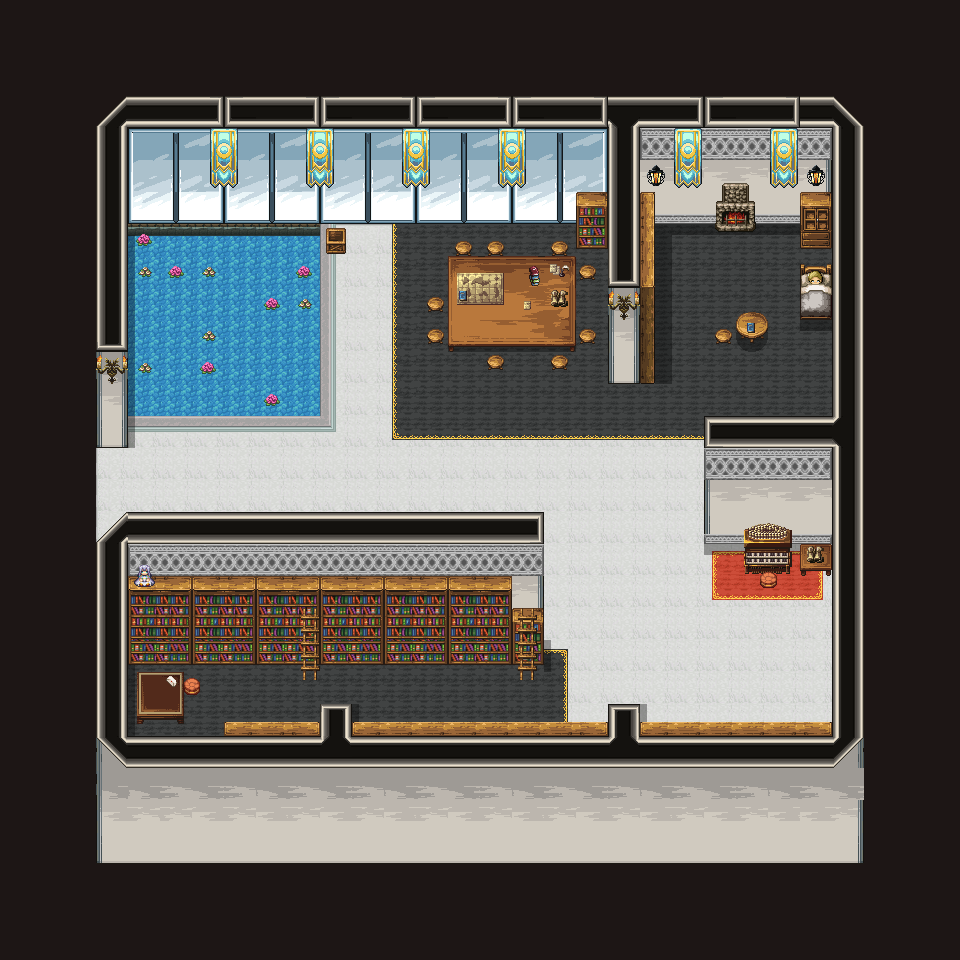

A 2D game scene composited from a Tiled map and its tileset images. What follows is a short description and the map's XML, with each tile layer's data collapsed to a summary:
An orthogonal 30x30 tile map with 32x32 px tiles, 16 tile layers (black, floor, carpet, wall1, ...).

<map version="1.10" tiledversion="1.10.1" orientation="orthogonal" renderorder="right-down" width="30" height="30" tilewidth="32" tileheight="32" infinite="0" nextlayerid="17" nextobjectid="1">
 <tileset firstgid="1" source="../21_tsx/Church_town.tsx" />
 <layer id="4" name="black" width="30" height="30">
  <data>[900 cells, 2 non-empty, 1 distinct tile ids]</data>
 </layer>
 <layer id="2" name="floor" width="30" height="30">
  <data>[900 cells, 355 non-empty, 8 distinct tile ids]</data>
 </layer>
 <layer id="13" name="carpet" width="30" height="30">
  <data>[900 cells, 144 non-empty, 12 distinct tile ids]</data>
 </layer>
 <layer id="3" name="wall1" width="30" height="30">
  <data>[900 cells, 255 non-empty, 38 distinct tile ids]</data>
 </layer>
 <layer id="9" name="water" width="30" height="30">
  <data>[900 cells, 36 non-empty, 2 distinct tile ids]</data>
 </layer>
 <layer id="10" name="kerb" width="30" height="30">
  <data>[900 cells, 13 non-empty, 3 distinct tile ids]</data>
 </layer>
 <layer id="15" name="shadow" width="30" height="30">
  <data>[900 cells, 39 non-empty, 7 distinct tile ids]</data>
 </layer>
 <layer id="6" name="furniture1" width="30" height="30">
  <data>[900 cells, 118 non-empty, 33 distinct tile ids]</data>
 </layer>
 <layer id="8" name="furniture2" width="30" height="30">
  <data>[900 cells, 91 non-empty, 39 distinct tile ids]</data>
 </layer>
 <layer id="16" name="sleep_roman" width="30" height="30">
  <data>[900 cells, 2 non-empty, 2 distinct tile ids]</data>
 </layer>
 <layer id="14" name="furniture3" width="30" height="30">
  <data>[900 cells, 17 non-empty, 17 distinct tile ids]</data>
 </layer>
 <layer id="7" name="chara" width="30" height="30">
  <data>[900 cells, 0 non-empty, 0 distinct tile ids]</data>
 </layer>
 <layer id="11" name="furniture4" width="30" height="30">
  <data>[900 cells, 22 non-empty, 8 distinct tile ids]</data>
 </layer>
 <layer id="12" name="furniture5" width="30" height="30">
  <data>[900 cells, 9 non-empty, 8 distinct tile ids]</data>
 </layer>
 <layer id="5" name="wall2" width="30" height="30">
  <data>[900 cells, 44 non-empty, 12 distinct tile ids]</data>
 </layer>
 <layer id="1" name="black" width="30" height="30">
  <data>[900 cells, 324 non-empty, 1 distinct tile ids]</data>
 </layer>
</map>
